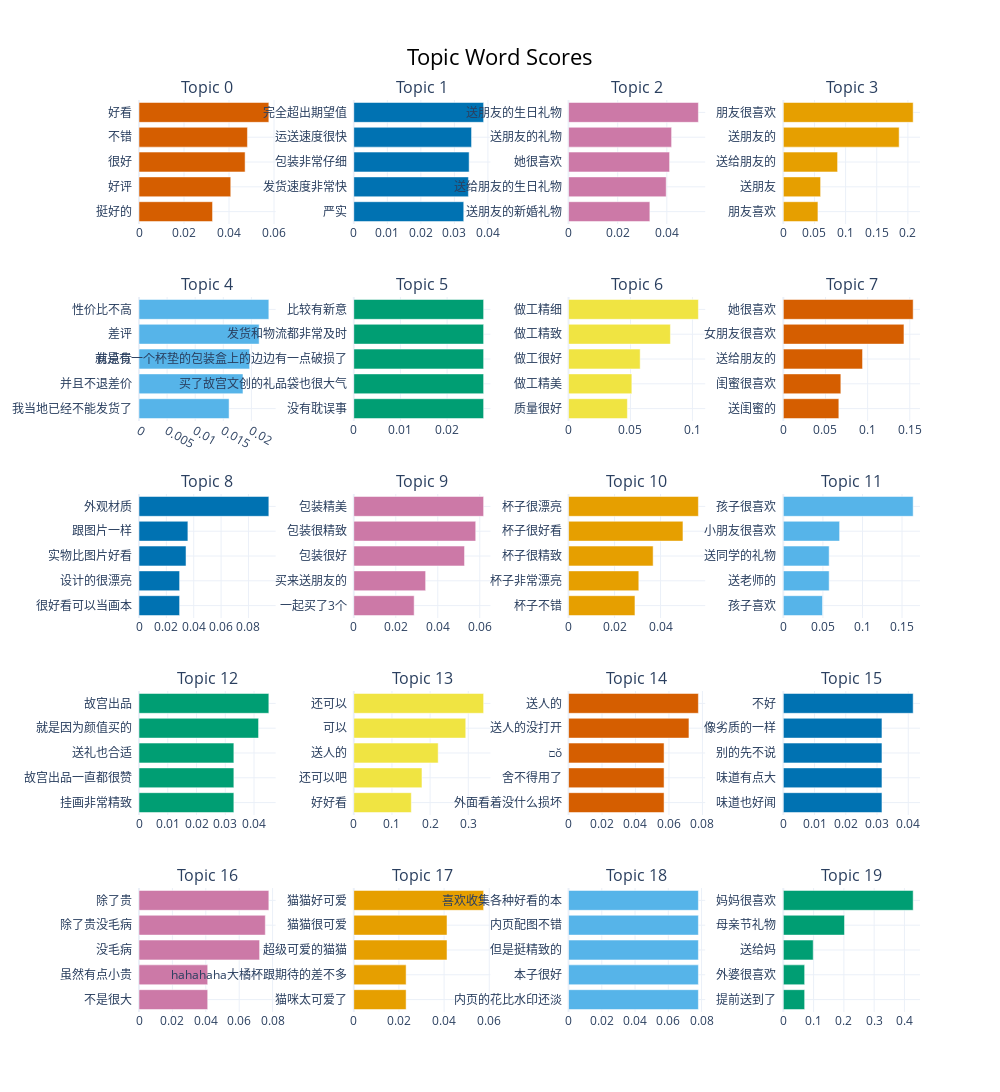

Notebook code for this chart:
### Code cell
topic_model.visualize_barchart(top_n_topics=20)

### Figure 1 — Plotly figure (JSON) as saved in the notebook; plotly's stock layout.template omitted (floating-point values rounded to 4 significant figures)
{"data": [{"marker": {"color": "#D55E00"}, "orientation": "h", "type": "bar", "x": [0.03268, 0.04077, 0.04715, 0.04819, 0.0577], "xaxis": "x", "y": ["挺好的  ", "好评  ", "很好  ", "不错  ", "好看  "], "yaxis": "y"}, {"marker": {"color": "#0072B2"}, "orientation": "h", "type": "bar", "x": [0.03279, 0.03418, 0.0344, 0.03512, 0.03872], "xaxis": "x2", "y": ["严实  ", "发货速度非常快  ", "包装非常仔细  ", "运送速度很快  ", "完全超出期望值  "], "yaxis": "y2"}, {"marker": {"color": "#CC79A7"}, "orientation": "h", "type": "bar", "x": [0.03309, 0.03974, 0.04112, 0.04194, 0.05284], "xaxis": "x3", "y": ["送朋友的新婚礼物  ", "送给朋友的生日礼物  ", "她很喜欢  ", "送朋友的礼物  ", "送朋友的生日礼物  "], "yaxis": "y3"}, {"marker": {"color": "#E69F00"}, "orientation": "h", "type": "bar", "x": [0.05557, 0.05987, 0.08713, 0.186, 0.2085], "xaxis": "x4", "y": ["朋友喜欢  ", "送朋友  ", "送给朋友的  ", "送朋友的  ", "朋友很喜欢  "], "yaxis": "y4"}, {"marker": {"color": "#56B4E9"}, "orientation": "h", "type": "bar", "x": [0.01603, 0.0185, 0.01968, 0.02138, 0.02311], "xaxis": "x5", "y": ["我当地已经不能发货了  ", "并且不退差价  ", "有点贵  ", "差评  ", "性价比不高  "], "yaxis": "y5"}, {"marker": {"color": "#009E73"}, "orientation": "h", "type": "bar", "x": [0.02783, 0.02783, 0.02783, 0.02783, 0.02783], "xaxis": "x6", "y": ["没有耽误事  ", "买了故宫文创的礼品袋也很大气  ", "就是有一个杯垫的包装盒上的边边有一点破损了  ", "发货和物流都非常及时  ", "比较有新意  "], "yaxis": "y6"}, {"marker": {"color": "#F0E442"}, "orientation": "h", "type": "bar", "x": [0.04747, 0.05109, 0.05782, 0.08221, 0.1048], "xaxis": "x7", "y": ["质量很好  ", "做工精美  ", "做工很好  ", "做工精致  ", "做工精细  "], "yaxis": "y7"}, {"marker": {"color": "#D55E00"}, "orientation": "h", "type": "bar", "x": [0.06584, 0.06821, 0.09395, 0.1431, 0.154], "xaxis": "x8", "y": ["送闺蜜的  ", "闺蜜很喜欢  ", "送给朋友的  ", "女朋友很喜欢  ", "她很喜欢  "], "yaxis": "y8"}, {"marker": {"color": "#0072B2"}, "orientation": "h", "type": "bar", "x": [0.02968, 0.02968, 0.03437, 0.03573, 0.09491], "xaxis": "x9", "y": ["很好看可以当画本  ", "设计的很漂亮  ", "实物比图片好看  ", "跟图片一样  ", "外观材质  "], "yaxis": "y9"}, {"marker": {"color": "#CC79A7"}, "orientation": "h", "type": "bar", "x": [0.02875, 0.03421, 0.05274, 0.05807, 0.06183], "xaxis": "x10", "y": ["一起买了3个  ", "买来送朋友的  ", "包装很好  ", "包装很精致  ", "包装精美  "], "yaxis": "y10"}, {"marker": {"color": "#E69F00"}, "orientation": "h", "type": "bar", "x": [0.02887, 0.03054, 0.03678, 0.04974, 0.05645], "xaxis": "x11", "y": ["杯子不错  ", "杯子非常漂亮  ", "杯子很精致  ", "杯子很好看  ", "杯子很漂亮  "], "yaxis": "y11"}, {"marker": {"color": "#56B4E9"}, "orientation": "h", "type": "bar", "x": [0.04953, 0.05791, 0.05791, 0.07111, 0.1641], "xaxis": "x12", "y": ["孩子喜欢  ", "送老师的  ", "送同学的礼物  ", "小朋友很喜欢  ", "孩子很喜欢  "], "yaxis": "y12"}, {"marker": {"color": "#009E73"}, "orientation": "h", "type": "bar", "x": [0.03298, 0.03298, 0.03298, 0.04157, 0.04515], "xaxis": "x13", "y": ["挂画非常精致  ", "故宫出品一直都很赞  ", "送礼也合适  ", "就是因为颜值买的  ", "故宫出品  "], "yaxis": "y13"}, {"marker": {"color": "#F0E442"}, "orientation": "h", "type": "bar", "x": [0.1507, 0.1786, 0.2211, 0.2933, 0.3401], "xaxis": "x14", "y": ["好好看  ", "还可以吧  ", "送人的  ", "可以  ", "还可以  "], "yaxis": "y14"}, {"marker": {"color": "#D55E00"}, "orientation": "h", "type": "bar", "x": [0.05709, 0.05709, 0.05709, 0.07196, 0.0776], "xaxis": "x15", "y": ["外面看着没什么损坏  ", "舍不得用了  ", "םŏ  ", "送人的没打开  ", "送人的  "], "yaxis": "y15"}, {"marker": {"color": "#0072B2"}, "orientation": "h", "type": "bar", "x": [0.03158, 0.03158, 0.03158, 0.03158, 0.04157], "xaxis": "x16", "y": ["味道也好闻  ", "味道有点大  ", "别的先不说  ", "像劣质的一样  ", "不好  "], "yaxis": "y16"}, {"marker": {"color": "#CC79A7"}, "orientation": "h", "type": "bar", "x": [0.04114, 0.04114, 0.07222, 0.07564, 0.07775], "xaxis": "x17", "y": ["不是很大  ", "虽然有点小贵  ", "没毛病  ", "除了贵没毛病  ", "除了贵  "], "yaxis": "y17"}, {"marker": {"color": "#E69F00"}, "orientation": "h", "type": "bar", "x": [0.02318, 0.02318, 0.04129, 0.04129, 0.0575], "xaxis": "x18", "y": ["猫咪太可爱了  ", "hahahaha大橘杯跟期待的差不多  ", "超级可爱的猫猫  ", "猫猫很可爱  ", "猫猫好可爱  "], "yaxis": "y18"}, {"marker": {"color": "#56B4E9"}, "orientation": "h", "type": "bar", "x": [0.0781, 0.0781, 0.0781, 0.0781, 0.0781], "xaxis": "x19", "y": ["内页的花比水印还淡  ", "本子很好  ", "但是挺精致的  ", "内页配图不错  ", "喜欢收集各种好看的本  "], "yaxis": "y19"}, {"marker": {"color": "#009E73"}, "orientation": "h", "type": "bar", "x": [0.07046, 0.07046, 0.09869, 0.2021, 0.4288], "xaxis": "x20", "y": ["提前送到了  ", "外婆很喜欢  ", "送给妈  ", "母亲节礼物  ", "妈妈很喜欢  "], "yaxis": "y20"}], "layout": {"annotations": [{"font": {"size": 16}, "showarrow": false, "text": "Topic 0", "x": 0.0875, "xanchor": "center", "xref": "paper", "y": 1.0, "yanchor": "bottom", "yref": "paper"}, {"font": {"size": 16}, "showarrow": false, "text": "Topic 1", "x": 0.3625, "xanchor": "center", "xref": "paper", "y": 1.0, "yanchor": "bottom", "yref": "paper"}, {"font": {"size": 16}, "showarrow": false, "text": "Topic 2", "x": 0.6375, "xanchor": "center", "xref": "paper", "y": 1.0, "yanchor": "bottom", "yref": "paper"}, {"font": {"size": 16}, "showarrow": false, "text": "Topic 3", "x": 0.9125, "xanchor": "center", "xref": "paper", "y": 1.0, "yanchor": "bottom", "yref": "paper"}, {"font": {"size": 16}, "showarrow": false, "text": "Topic 4", "x": 0.0875, "xanchor": "center", "xref": "paper", "y": 0.784, "yanchor": "bottom", "yref": "paper"}, {"font": {"size": 16}, "showarrow": false, "text": "Topic 5", "x": 0.3625, "xanchor": "center", "xref": "paper", "y": 0.784, "yanchor": "bottom", "yref": "paper"}, {"font": {"size": 16}, "showarrow": false, "text": "Topic 6", "x": 0.6375, "xanchor": "center", "xref": "paper", "y": 0.784, "yanchor": "bottom", "yref": "paper"}, {"font": {"size": 16}, "showarrow": false, "text": "Topic 7", "x": 0.9125, "xanchor": "center", "xref": "paper", "y": 0.784, "yanchor": "bottom", "yref": "paper"}, {"font": {"size": 16}, "showarrow": false, "text": "Topic 8", "x": 0.0875, "xanchor": "center", "xref": "paper", "y": 0.568, "yanchor": "bottom", "yref": "paper"}, {"font": {"size": 16}, "showarrow": false, "text": "Topic 9", "x": 0.3625, "xanchor": "center", "xref": "paper", "y": 0.568, "yanchor": "bottom", "yref": "paper"}, {"font": {"size": 16}, "showarrow": false, "text": "Topic 10", "x": 0.6375, "xanchor": "center", "xref": "paper", "y": 0.568, "yanchor": "bottom", "yref": "paper"}, {"font": {"size": 16}, "showarrow": false, "text": "Topic 11", "x": 0.9125, "xanchor": "center", "xref": "paper", "y": 0.568, "yanchor": "bottom", "yref": "paper"}, {"font": {"size": 16}, "showarrow": false, "text": "Topic 12", "x": 0.0875, "xanchor": "center", "xref": "paper", "y": 0.352, "yanchor": "bottom", "yref": "paper"}, {"font": {"size": 16}, "showarrow": false, "text": "Topic 13", "x": 0.3625, "xanchor": "center", "xref": "paper", "y": 0.352, "yanchor": "bottom", "yref": "paper"}, {"font": {"size": 16}, "showarrow": false, "text": "Topic 14", "x": 0.6375, "xanchor": "center", "xref": "paper", "y": 0.352, "yanchor": "bottom", "yref": "paper"}, {"font": {"size": 16}, "showarrow": false, "text": "Topic 15", "x": 0.9125, "xanchor": "center", "xref": "paper", "y": 0.352, "yanchor": "bottom", "yref": "paper"}, {"font": {"size": 16}, "showarrow": false, "text": "Topic 16", "x": 0.0875, "xanchor": "center", "xref": "paper", "y": 0.136, "yanchor": "bottom", "yref": "paper"}, {"font": {"size": 16}, "showarrow": false, "text": "Topic 17", "x": 0.3625, "xanchor": "center", "xref": "paper", "y": 0.136, "yanchor": "bottom", "yref": "paper"}, {"font": {"size": 16}, "showarrow": false, "text": "Topic 18", "x": 0.6375, "xanchor": "center", "xref": "paper", "y": 0.136, "yanchor": "bottom", "yref": "paper"}, {"font": {"size": 16}, "showarrow": false, "text": "Topic 19", "x": 0.9125, "xanchor": "center", "xref": "paper", "y": 0.136, "yanchor": "bottom", "yref": "paper"}], "height": 1250, "hoverlabel": {"bgcolor": "white", "font": {"family": "Rockwell", "size": 16}}, "showlegend": false, "title": {"font": {"color": "Black", "size": 22}, "text": "Topic Word Scores", "x": 0.5, "xanchor": "center", "yanchor": "top"}, "width": 1000, "xaxis": {"anchor": "y", "domain": [0, 0.175], "showgrid": true}, "xaxis10": {"anchor": "y10", "domain": [0.275, 0.45], "showgrid": true}, "xaxis11": {"anchor": "y11", "domain": [0.55, 0.725], "showgrid": true}, "xaxis12": {"anchor": "y12", "domain": [0.825, 1], "showgrid": true}, "xaxis13": {"anchor": "y13", "domain": [0, 0.175], "showgrid": true}, "xaxis14": {"anchor": "y14", "domain": [0.275, 0.45], "showgrid": true}, "xaxis15": {"anchor": "y15", "domain": [0.55, 0.725], "showgrid": true}, "xaxis16": {"anchor": "y16", "domain": [0.825, 1], "showgrid": true}, "xaxis17": {"anchor": "y17", "domain": [0, 0.175], "showgrid": true}, "xaxis18": {"anchor": "y18", "domain": [0.275, 0.45], "showgrid": true}, "xaxis19": {"anchor": "y19", "domain": [0.55, 0.725], "showgrid": true}, "xaxis2": {"anchor": "y2", "domain": [0.275, 0.45], "showgrid": true}, "xaxis20": {"anchor": "y20", "domain": [0.825, 1], "showgrid": true}, "xaxis3": {"anchor": "y3", "domain": [0.55, 0.725], "showgrid": true}, "xaxis4": {"anchor": "y4", "domain": [0.825, 1], "showgrid": true}, "xaxis5": {"anchor": "y5", "domain": [0, 0.175], "showgrid": true}, "xaxis6": {"anchor": "y6", "domain": [0.275, 0.45], "showgrid": true}, "xaxis7": {"anchor": "y7", "domain": [0.55, 0.725], "showgrid": true}, "xaxis8": {"anchor": "y8", "domain": [0.825, 1], "showgrid": true}, "xaxis9": {"anchor": "y9", "domain": [0, 0.175], "showgrid": true}, "yaxis": {"anchor": "x", "domain": [0.864, 1.0], "showgrid": true}, "yaxis10": {"anchor": "x10", "domain": [0.432, 0.568], "showgrid": true}, "yaxis11": {"anchor": "x11", "domain": [0.432, 0.568], "showgrid": true}, "yaxis12": {"anchor": "x12", "domain": [0.432, 0.568], "showgrid": true}, "yaxis13": {"anchor": "x13", "domain": [0.216, 0.352], "showgrid": true}, "yaxis14": {"anchor": "x14", "domain": [0.216, 0.352], "showgrid": true}, "yaxis15": {"anchor": "x15", "domain": [0.216, 0.352], "showgrid": true}, "yaxis16": {"anchor": "x16", "domain": [0.216, 0.352], "showgrid": true}, "yaxis17": {"anchor": "x17", "domain": [0, 0.136], "showgrid": true}, "yaxis18": {"anchor": "x18", "domain": [0, 0.136], "showgrid": true}, "yaxis19": {"anchor": "x19", "domain": [0, 0.136], "showgrid": true}, "yaxis2": {"anchor": "x2", "domain": [0.864, 1.0], "showgrid": true}, "yaxis20": {"anchor": "x20", "domain": [0, 0.136], "showgrid": true}, "yaxis3": {"anchor": "x3", "domain": [0.864, 1.0], "showgrid": true}, "yaxis4": {"anchor": "x4", "domain": [0.864, 1.0], "showgrid": true}, "yaxis5": {"anchor": "x5", "domain": [0.648, 0.784], "showgrid": true}, "yaxis6": {"anchor": "x6", "domain": [0.648, 0.784], "showgrid": true}, "yaxis7": {"anchor": "x7", "domain": [0.648, 0.784], "showgrid": true}, "yaxis8": {"anchor": "x8", "domain": [0.648, 0.784], "showgrid": true}, "yaxis9": {"anchor": "x9", "domain": [0.432, 0.568], "showgrid": true}}}
